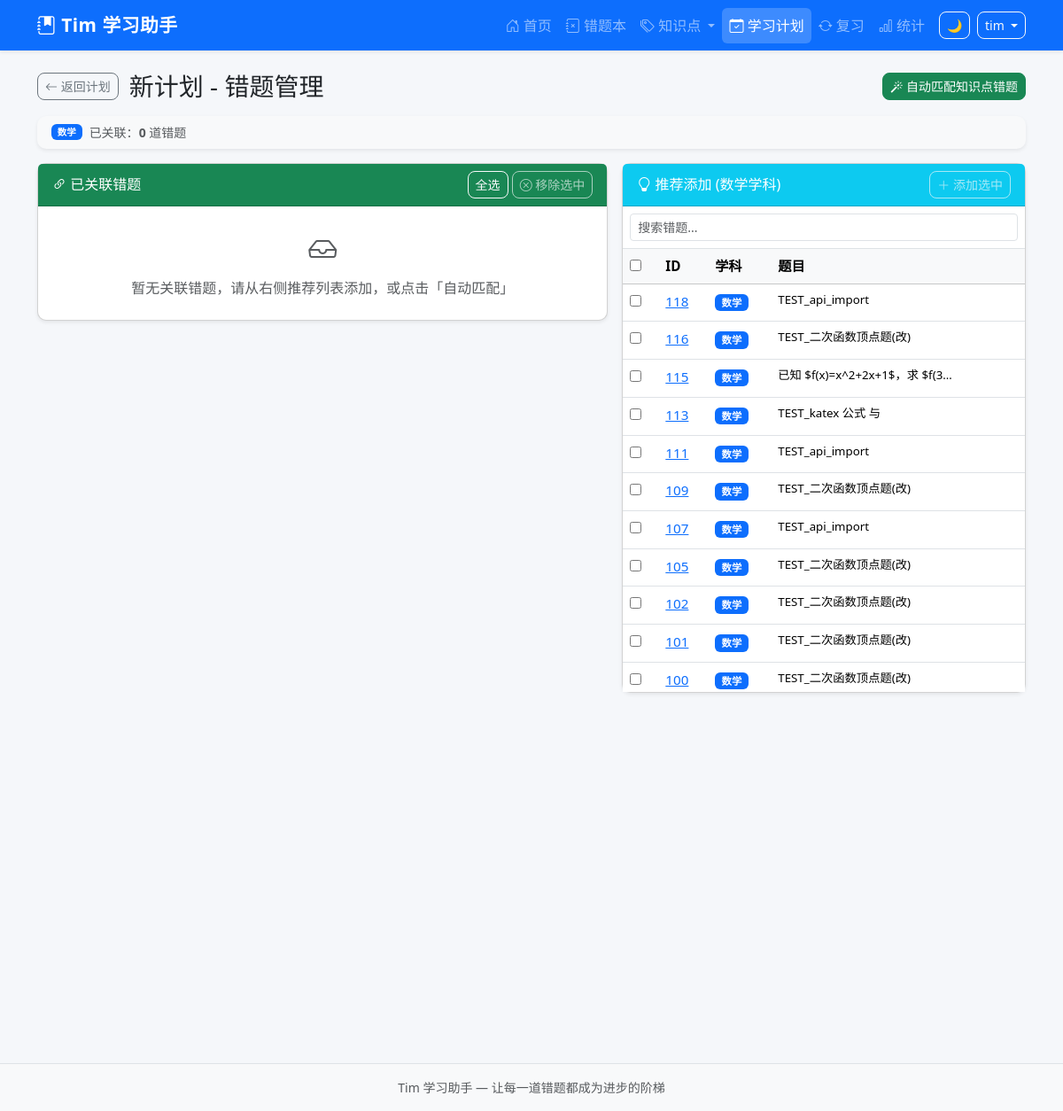
The app's page /study-plans/2/mistakes (signed in), older data.
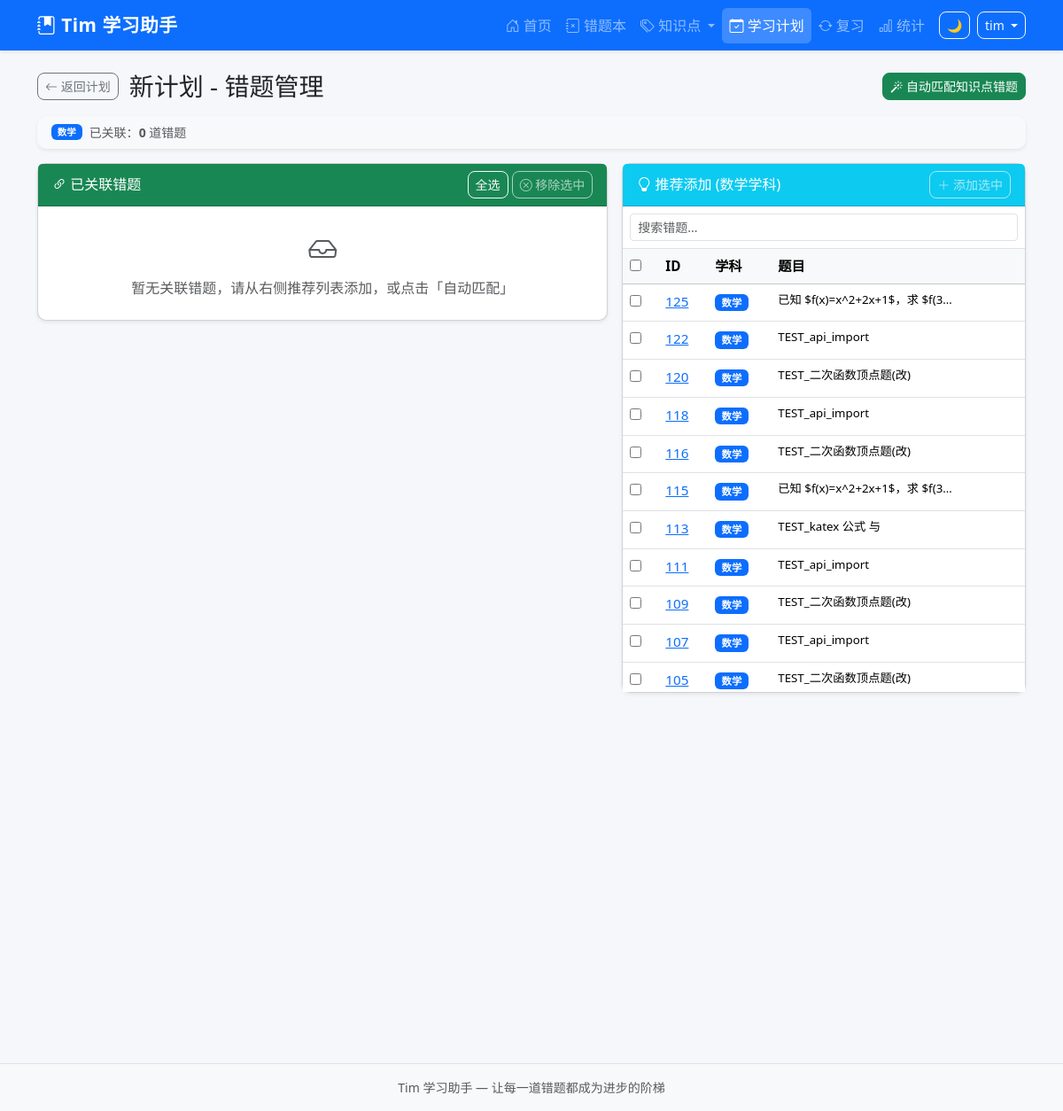
The same page, newer data.
### tables this page shows
CREATE TABLE mistake_records (
            id INTEGER PRIMARY KEY AUTOINCREMENT,
            uuid TEXT NOT NULL,
            sys_platform TEXT NOT NULL DEFAULT 'web',
            bstudio_create_time TIMESTAMP DEFAULT CURRENT_TIMESTAMP,
            xueke TEXT NOT NULL,
            timu TEXT NOT NULL,
            xueshengdaan TEXT DEFAULT '',
            zhengquedaan TEXT DEFAULT '',
            cuowufenxi TEXT DEFAULT '',
            zhishidian TEXT DEFAULT '',
            difficulty INTEGER DEFAULT 1,
            review_count INTEGER DEFAULT 0,
            last_review_at TIMESTAMP,
            next_review_at TIMESTAMP,
            review_stage INTEGER DEFAULT 0,
            review_algorithm TEXT DEFAULT 'sm2',
            status TEXT DEFAULT 'active',
            updated_at TIMESTAMP DEFAULT CURRENT_TIMESTAMP
        , voice_data TEXT DEFAULT '');

### app.py (the view, shortened to what this page needs)
@app.route('/study-plans/<int:plan_id>/mistakes')
@login_required
def plan_mistakes(plan_id):
    plan = query_db('SELECT * FROM study_plans WHERE id=?', (plan_id,), one=True)
    if not plan:
        flash('计划不存在', 'danger')
        return redirect(url_for('study_plans'))
    linked = query_db(
        '''SELECT mr.* FROM mistake_records mr
           JOIN plan_mistakes pm ON mr.id = pm.mistake_id
           WHERE pm.plan_id = ? AND 1=1
           ORDER BY mr.bstudio_create_time DESC''',
        (plan_id,)
    )
    linked = rows_to_dicts(linked)
    for q in linked:
        q['timu_plain'] = strip_latex(q['timu'])
    suggested = []
    if plan['zhishidian']:
        suggested = query_db(
            '''SELECT mr.* FROM mistake_records mr
               WHERE mr.zhishidian LIKE ? AND 1=1
               AND mr.id NOT IN (SELECT mistake_id FROM plan_mistakes WHERE plan_id=?)
               ORDER BY mr.bstudio_create_time DESC LIMIT 20''',
            ('%' + plan['zhishidian'] + '%', plan_id)
        )
    elif plan['xueke']:
        suggested = query_db(
            '''SELECT mr.* FROM mistake_records mr
               WHERE mr.xueke = ? AND 1=1
               AND mr.id NOT IN (SELECT mistake_id FROM plan_mistakes WHERE plan_id=?)
               ORDER BY mr.bstudio_create_time DESC LIMIT 20''',
            (plan['xueke'], plan_id)
        )
    suggested = rows_to_dicts(suggested)
    for q in suggested:
        q['timu_plain'] = strip_latex(q['timu'])
    resp = make_response(render_template('plan_mistakes.html',
        plan=plan, linked=linked, suggested=suggested,
        subjects=Config.get_subjects()))
    return set_uuid_cookie(resp, g.user_uuid)

### app.py (called while the page is built, shortened)
@app.after_request
def add_security_headers(resp):
    resp.headers['X-Frame-Options'] = 'DENY'
    resp.headers['X-Content-Type-Options'] = 'nosniff'
    resp.headers['Referrer-Policy'] = 'strict-origin-when-cross-origin'
    return resp

@app.before_request
def csrf_check():
    if 'csrf_token' not in session:
        session['csrf_token'] = str(uuid_mod.uuid4())
    if request.method in ('GET', 'HEAD', 'OPTIONS'):
        return

def login_required(f):
    @wraps(f)
    def decorated(*a, **kw):
        if 'user_id' not in session:
            return redirect(url_for('login', next=request.path))
        return f(*a, **kw)
    return decorated

@app.before_request
def before_request():
    g.user_uuid = get_or_create_uuid()
    g.username = session.get('username', '')

### config.py (called while the page is built)
    @staticmethod
    def get_subjects():
        try:
            from database import query_db
            rows = query_db("SELECT name FROM base_data WHERE category='subject' ORDER BY sort_order")
            if rows:
                return [r['name'] for r in rows]
        except Exception:
            pass
        return Config.SUBJECTS

### database.py (called while the page is built)
def rows_to_dicts(rows):
    return [dict(r) for r in rows]

### templates/plan_mistakes.html (shortened to what the changed rows need)
{% extends "base.html" %}
{% block content %}
<div class="row g-3">
    <div class="col-lg-5">
        <div class="card shadow-sm">
            <div class="card-body p-0">
                {% if suggested %}
                <div class="table-responsive" style="max-height:500px;overflow-y:auto;">
                    <table class="table table-hover mb-0">
                        <thead class="table-light sticky-top">
                            <tr>
                                <th style="width:40px"><input type="checkbox" id="suggested-all" onchange="toggleGroup('suggested', this)"></th>
                                <th>ID</th>
                                <th>学科</th>
                                <th>题目</th>
                            </tr>
                        </thead>
                        <tbody id="suggested-tbody">
                            {% for q in suggested %}
                            <tr class="suggested-row" data-keywords="{{ q['xueke'] }} {{ q.get('timu_plain', q['timu'][:50]) }} {{ q.get('zhishidian','') }}">
                                <td><input type="checkbox" class="suggested-cb" value="{{ q['id'] }}"></td>
                                <td><a href="{{ url_for('question_detail', question_id=q['id']) }}" target="_blank">{{ q['id'] }}</a></td>
                                <td><span class="badge bg-primary">{{ q['xueke'] }}</span></td>
                                <td>
                                    <span class="small d-inline-block" style="max-width:200px;overflow:hidden;text-overflow:ellipsis;white-space:nowrap;">
                                        {{ q.get('timu_plain', q['timu'][:50]) }}
                                    </span>
                                </td>
                            </tr>
                            {% endfor %}
                        </tbody>
                    </table>
                </div>
                {% endif %}
            </div>
        </div>
    </div>
</div>
{% endblock %}

Row changes from the older to the newer data that the page shows:
no longer on this page (row unchanged): mistake_records: id "102", xueke "数学", get "TEST_二次函数顶点题(改)"
no longer on this page (row unchanged): mistake_records: id "101", xueke "数学", get "TEST_二次函数顶点题(改)"
no longer on this page (row unchanged): mistake_records: id "100", xueke "数学", get "TEST_二次函数顶点题(改)"
added mistake_records: id "125", xueke "数学", get "已知 $f(x)=x^2+2x+1$，求 $f(3…"
added mistake_records: id "122", xueke "数学", get "TEST_api_import"
added mistake_records: id "120", xueke "数学", get "TEST_二次函数顶点题(改)"
